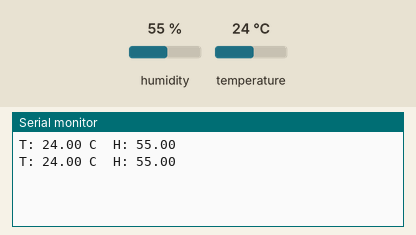
Simulated run of this sketch. Board: ESP8266 (NodeMCU). Parts: the last lines printed to the serial monitor. The test bench sets the inputs (shaded band); at power-on: humidity 55 %, temperature 24 °C.

Above: at 2.8 s.
2.9 s: humidity set to 22 %
At 4.7 s:
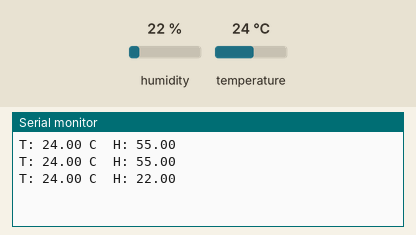
5.6 s: temperature set to 12 °C
At 7.1 s:
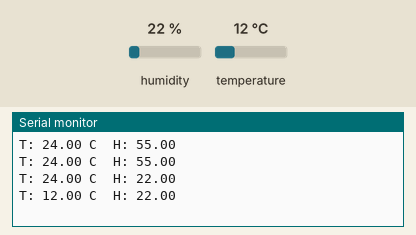
8.3 s: humidity set to 40 %
At 10.6 s:
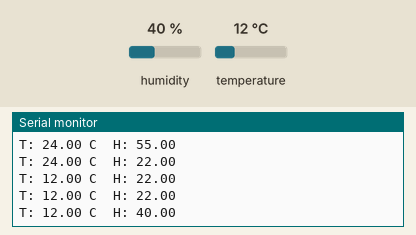
Timing chart, 0 to 12.1 s (numbered marks = the images above; inputs shaded):
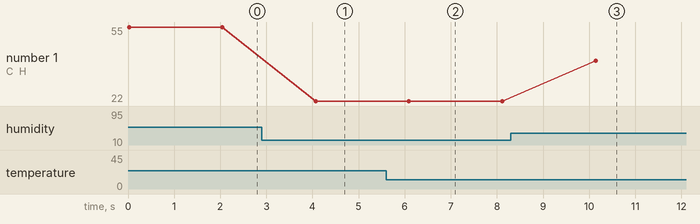

The sketch:

DHT11_Temp___Humidity_Serial_Print.ino
```cpp
#include <DHT.h>

#define DHTPIN D3
#define DHTTYPE DHT11

DHT dht(DHTPIN, DHTTYPE);

void setup() {
  Serial.begin(9600);
  dht.begin();
}

void loop() {
  float h = dht.readHumidity();
  float t = dht.readTemperature();

  Serial.print("T: "); Serial.print(t);
  Serial.print(" C  H: "); Serial.println(h);

  delay(2000);
}
```

Measured:
- after the input at 2.9 s, the serial monitor: prints a new line after 1.2 s (image 1)
- after the input at 5.6 s, the serial monitor: prints a new line after 0.49 s (image 2)
- after the input at 8.3 s, the serial monitor: prints a new line after 1.8 s (image 3)
- plotted number 1: 55 → 22 after the input at 2.9 s, 22 → 40 after the input at 8.3 s
